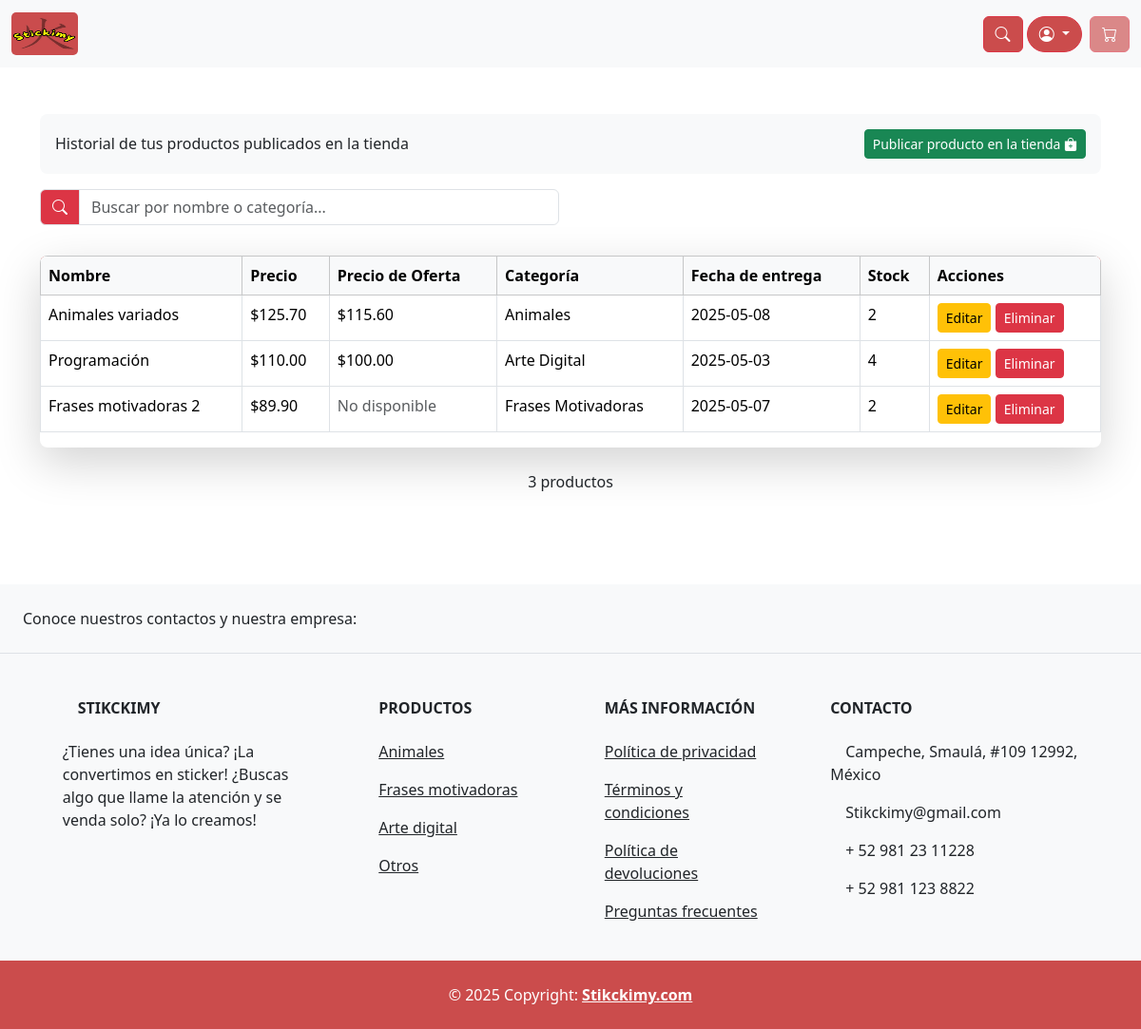
Screenshot of /productHistory/ (signed in) with the database file from the repository.
### store/models.py (models this page shows, shortened)
class Product(models.Model):
    CATEGORY_CHOICES = [
        ('Animales', 'Animales'),
        ('Arte Digital', 'Arte Digital'),
        ('Frases Motivadoras', 'Frases Motivadoras'),
    ]
    MATERIAL_CHOICES = [
        ('Vinil', 'Vinil'),
        ('Papel Adhesivo', 'Papel Adhesivo'),
        ('Transparente', 'Transparente'),
        ('Holográfico', 'Holográfico'),
        ('Otro', 'Otro'),
    ]
    FINISH_CHOICES = [
        ('Mate', 'Mate'),
        ('Brillante', 'Brillante'),
    ]
    seller = models.ForeignKey(User, on_delete=models.CASCADE)
    name = models.CharField(max_length=200)
    description = models.TextField(max_length=1000, null=True, blank=True)
    price = models.FloatField()
    offer_price = models.FloatField(null=True, blank=True)
    offer = models.BooleanField(default=False)
    quantity = models.IntegerField()
    category = models.CharField(max_length=50, choices=CATEGORY_CHOICES)
    height_cm = models.FloatField()
    width_cm = models.FloatField()
    material = models.CharField(max_length=50, choices=MATERIAL_CHOICES)
    finish = models.CharField(max_length=50, choices=FINISH_CHOICES)
    likes = models.ManyToManyField(User, related_name='liked_products', blank=True)
    date_of_delivery = models.DateField(null=True, blank=True)
    image = models.ImageField(null=True, blank=False)
    imageuno = models.ImageField(null=True, blank=False)
    imagedos = models.ImageField(null=True, blank=False)
    imagetres = models.ImageField(null=True, blank=False)

### store/views.py (the view)
# urls.py: path('productHistory/', views.product_history, name='productHistory'),
@login_required
def product_history(request):
    data = cartData(request)
    cartItems = data['cartItems']
    user = request.user
    products = Product.objects.filter(seller=request.user)
    return render(request, 'store/productHistory.html', {'products': products, 'cartItems': cartItems})

### store/utils.py (called while the page is built)
def cartData(request):
    if request.user.is_authenticated:
        try:
            customer = request.user.customer
            order, created = Order.objects.get_or_create(customer=customer, complete=False)
            items = order.orderitem_set.all()
            cartItems = order.get_cart_items
        except Customer.DoesNotExist:
            items = []
            order = {'get_cart_total': 0, 'get_cart_items': 0, 'shipping': False}
            cartItems = 0
    else:
        items = []
        order = {'get_cart_total': 0, 'get_cart_items': 0, 'shipping': False}
        cartItems = 0
    return {'cartItems': cartItems, 'order': order, 'items': items}

### store/templates/store/productHistory.html (shortened to what this page needs)
{% extends 'store/main.html' %}
{% load static %}
{% block content %}
<section>
  <div class="container py-5">
    <div class="row mb-3">
      <div class="col">
        <nav aria-label="breadcrumb" class="bg-body-tertiary rounded-3 p-3 d-flex justify-content-between align-items-center" style="background-color: #CB4C4C;">
          <h6 class="text-dark mb-0">Historial de tus productos publicados en la tienda</h6>
          <a href="{% url 'addProduct' %}" class="btn btn-success btn-sm">Publicar producto en la tienda <i class="bi bi-bag-plus-fill"></i></a>
        </nav>
      </div>
    </div>
    <div class="row mb-3">
      <div class="col-md-6">
        <div class="input-group mb-3">
          <span class="input-group-text bg-danger text-white" id="search-addon">
            <i class="bi bi-search"></i>
          </span>
          <input type="text" id="searchInput" class="form-control" placeholder="Buscar por nombre o categoría..." aria-describedby="search-addon">
        </div>
      </div>
    </div>
    <div class="row">
      {% if products %}
      <div class="col">
        <div class="table-responsive rounded-3 shadow-lg">
          <table class="table table-bordered table-hover" id="productTable">
            <thead class="table-light" style="background-color: #CB4C4C;">
              <tr class="text-white">
                <th>Nombre</th>
                <th>Precio</th>
                <th>Precio de Oferta</th>
                <th>Categoría</th>
                <th>Fecha de entrega</th>
                <th>Stock</th>
                <th>Acciones</th>
              </tr>
            </thead>
            <tbody>
              {% for product in products %}
              <tr>
                <td>{{ product.name }}</td>
                <td>${{ product.price|floatformat:2 }}</td>
                <td>
                  {% if product.offer_price %}
                    ${{ product.offer_price|floatformat:2 }}
                  {% else %}
                    <span class="text-muted">No disponible</span>
                  {% endif %}
                </td>
                <td>{{ product.category }}</td>
                <td>{{ product.date_of_delivery|date:'Y-m-d' }}</td>
                <td>{{ product.quantity }}</td>
                <td>
                  <a href="{% url 'edit_product' product.id %}" class="btn btn-sm btn-warning">Editar</a>
                  <a href="{% url 'delete_product' product.id %}" class="btn btn-sm btn-danger" onclick="return confirm('¿Estás seguro de que quieres eliminar este producto?');">Eliminar</a>
                </td>
              </tr>
              {% endfor %}
            </tbody>
          </table>
        </div>
        <div class="d-flex justify-content-center mt-4">
          {{ products|length }} productos
        </div>
      </div>
      {% else %}
      <div class="col">
        <div class="alert alert-danger" role="alert">
          ¡No has publicado ningún producto en la tienda!
        </div>
      </div>
      {% endif %}
    </div>
  </div>
</section>
{% endblock content %}

### static/css/main.css (style rules this page uses)
body { background-color: hsl(0, 0%, 100%); }
h1,h2,h3,h4,h5,h6 { color:hsl(0, 0%, 30%); }
.btn-danger { background: #CB4C4C; }
.btn { border-radius: 0; }

### rows the page displays
Product: name "Animales variados", price "125.70", offer_price "115.60", category "Animales", date_of_delivery "2025-05-08", quantity "2"
Product: name "Programación", price "110.00", offer_price "100.00", category "Arte Digital", date_of_delivery "2025-05-03", quantity "4"
Product: name "Frases motivadoras 2", price "89.90", shows "No disponible", category "Frases Motivadoras", date_of_delivery "2025-05-07", quantity "2"

### other values shown
{{ products|length }} "3"
